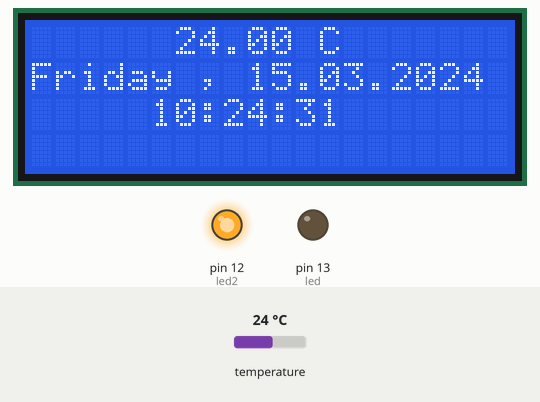
Simulated run of this sketch. Board: Arduino Uno, built with avr-gcc and run on an emulated ATmega328P. On the bench: 20×4 character LCD, output pins drawn as LEDs (lit = HIGH). The test bench sets the inputs (shaded band); at power-on: temperature 24 °C. The local clock reads 2024-03-15 10:24:30 at power-on unless the sketch sets it.

Above: at 1.2 s.
1.3 s: temperature set to 12 °C
At 2.6 s:
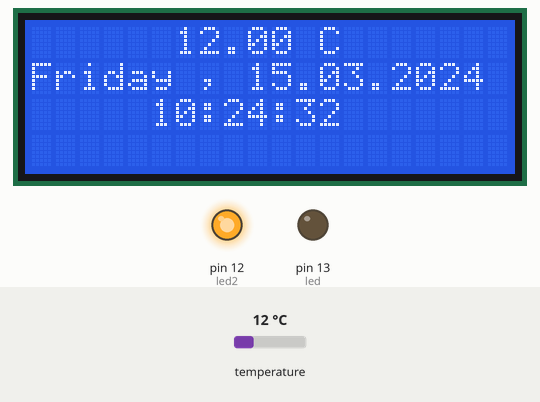
5.4 s: temperature set to 19 °C
At 7.1 s:
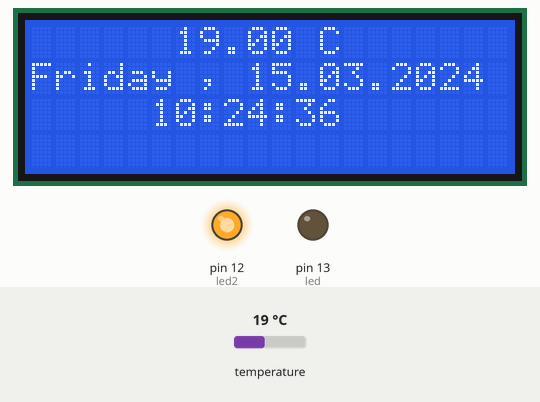
8.8 s: temperature set to 28 °C
At 41.6 s:
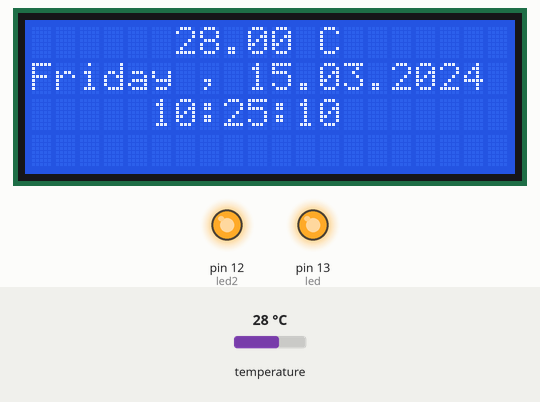
Timing chart, 0 to 42.4 s (numbered marks = the images above; inputs shaded):
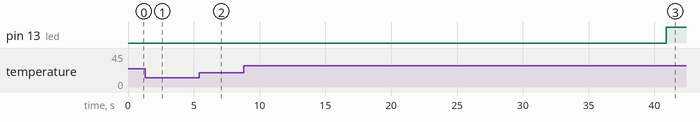

The sketch:

Timer_RTC.ino
```cpp
/*
--------------------------------
 Timer Project RTC dan LCD I2C
--------------------------------
*/

#include <LiquidCrystal_I2C.h>
#include <DS3231.h>
#include <Wire.h>

LiquidCrystal_I2C lcd(0x27,20,4);
DS3231 rtc(SDA, SCL); // Inisialisasi penggunaan I2C
int led = 13;
int led2 = 12;

Time waktu;
String hari, jam, tanggal;
float suhu;

void setup() {
  // put your setup code here, to run once:
  Serial.begin(9600);
  lcd.init();
  lcd.backlight();
  rtc.begin();
  pinMode(led, OUTPUT);
  pinMode(led2, OUTPUT);
  digitalWrite(led, LOW);
  digitalWrite(led2, HIGH);

//  rtc.setDOW(TUESDAY);
//  rtc.setDate(24, 8, 2021);
//  rtc.setTime(12, 39, 40);
}

void loop() {
  // put your main code here, to run repeatedly:
  hari = rtc.getDOWStr();
  jam = rtc.getTimeStr();
  tanggal = rtc.getDateStr();
  suhu = rtc.getTemp();

  lcd.setCursor(6,0);
  lcd.print(suhu);
  lcd.setCursor(12,0);
  lcd.print("C");

  lcd.setCursor(0,1);
  lcd.print(hari);// Prosedur pembacaan Hari
  lcd.setCursor(7,1);
  lcd.print(", ");

  lcd.setCursor(9,1);
  lcd.print(tanggal); // Prosedur pembacaan Tanggal

  lcd.setCursor(5,2);
  lcd.print(jam); // Prosedur pembacaan Jam

  delay(1000);
  lcd.clear();

  waktu = rtc.getTime();
  if(waktu.sec >= 10 && waktu.sec <= 30){
    digitalWrite(led, HIGH);
  }else{
    digitalWrite(led, LOW);
  }


}
```

Measured:
- what the display in image 1 shows lasts 1.0 s, from 2.2 s to 3.2 s
